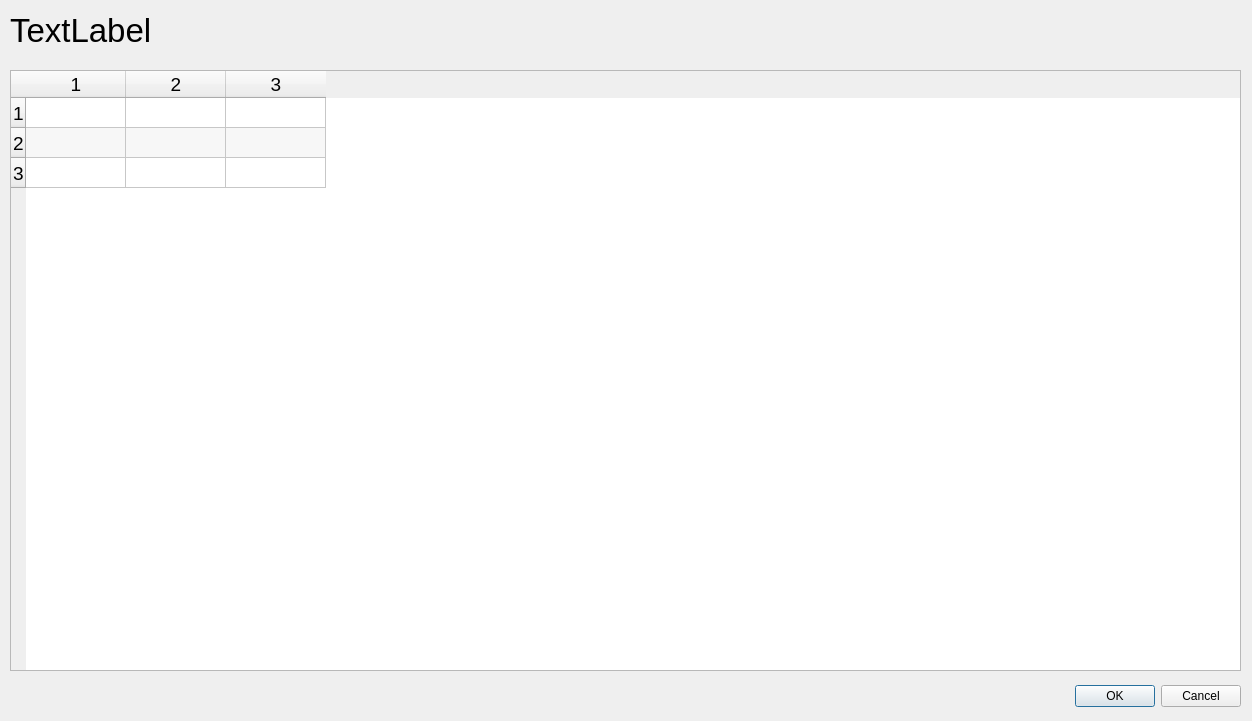
<?xml version="1.0" encoding="UTF-8"?>
<ui version="4.0">
 <class>Dialog</class>
 <widget class="QDialog" name="Dialog">
  <property name="geometry">
   <rect>
    <x>0</x>
    <y>0</y>
    <width>1252</width>
    <height>721</height>
   </rect>
  </property>
  <property name="windowTitle">
   <string>Item List</string>
  </property>
  <widget class="QDialogButtonBox" name="buttonBox">
   <property name="geometry">
    <rect>
     <x>900</x>
     <y>680</y>
     <width>341</width>
     <height>32</height>
    </rect>
   </property>
   <property name="orientation">
    <enum>Qt::Horizontal</enum>
   </property>
   <property name="standardButtons">
    <set>QDialogButtonBox::Cancel|QDialogButtonBox::Ok</set>
   </property>
  </widget>
  <widget class="QLabel" name="title">
   <property name="geometry">
    <rect>
     <x>10</x>
     <y>10</y>
     <width>1231</width>
     <height>41</height>
    </rect>
   </property>
   <property name="font">
    <font>
     <pointsize>25</pointsize>
    </font>
   </property>
   <property name="text">
    <string>TextLabel</string>
   </property>
  </widget>
  <widget class="QTableWidget" name="supplieView">
   <property name="geometry">
    <rect>
     <x>10</x>
     <y>70</y>
     <width>1231</width>
     <height>601</height>
    </rect>
   </property>
   <property name="font">
    <font>
     <pointsize>14</pointsize>
    </font>
   </property>
   <property name="editTriggers">
    <set>QAbstractItemView::NoEditTriggers</set>
   </property>
   <property name="alternatingRowColors">
    <bool>true</bool>
   </property>
   <property name="selectionBehavior">
    <enum>QAbstractItemView::SelectRows</enum>
   </property>
   <property name="rowCount">
    <number>3</number>
   </property>
   <property name="columnCount">
    <number>3</number>
   </property>
   <row/>
   <row/>
   <row/>
   <column/>
   <column/>
   <column/>
  </widget>
 </widget>
 <resources/>
 <connections>
  <connection>
   <sender>buttonBox</sender>
   <signal>accepted()</signal>
   <receiver>Dialog</receiver>
   <slot>accept()</slot>
   <hints>
    <hint type="sourcelabel">
     <x>248</x>
     <y>254</y>
    </hint>
    <hint type="destinationlabel">
     <x>157</x>
     <y>274</y>
    </hint>
   </hints>
  </connection>
  <connection>
   <sender>buttonBox</sender>
   <signal>rejected()</signal>
   <receiver>Dialog</receiver>
   <slot>reject()</slot>
   <hints>
    <hint type="sourcelabel">
     <x>316</x>
     <y>260</y>
    </hint>
    <hint type="destinationlabel">
     <x>286</x>
     <y>274</y>
    </hint>
   </hints>
  </connection>
 </connections>
</ui>
